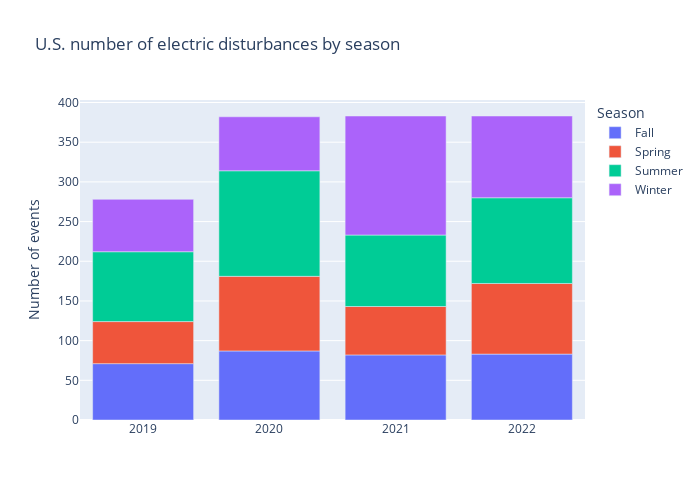

The code cell stored with this chart in its notebook:
### Markdown cell above
### What is the number of disturbances by season each year?

### Code cell
#Spring - March to May.
#Summer - June to August.
#Autumn - September to November.
#Winter - December to February.

#creating a temporary dataframe
df_temp_season = df.copy()

# categorizing every month according to its season
cat_mapping = {
    'March':'Spring',
    'April':'Spring',
    'May':'Spring',
    'June':'Summer',
    'July':'Summer',
    'August':'Summer',
    'September':'Fall',
    'October':'Fall',
    'November':'Fall',
    'December':'Winter',
    'January':'Winter',
    'February':'Winter'
}

# creting a column 'Season'
df_temp_season['Season'] = df_temp_season['Month'].map(cat_mapping)

# grouping by year/season and counting the number of events using the 'Area_Affected' column
df_temp_season = df_temp_season.groupby(['Year','Season'], as_index=False)['Area_Affected'] \
                               .agg('count')

# stacked bar plot 
fig = px.bar(df_temp_season,
             x='Year',
             y='Area_Affected',
             color='Season',
             title='U.S. number of electric disturbances by season',
             width=700,
             height=500,
             labels={
                 'Year' : ' ',
                 'Area_Affected': 'Number of events'}
             )
fig.show()

### Figure 1 — Plotly figure (JSON) as saved in the notebook; plotly's stock layout.template omitted (floating-point values rounded to 4 significant figures)
{"data": [{"alignmentgroup": "True", "hovertemplate": "Season=Fall<br> =%{x}<br>Number of events=%{y}<extra></extra>", "legendgroup": "Fall", "marker": {"color": "#636efa", "pattern": {"shape": ""}}, "name": "Fall", "offsetgroup": "Fall", "orientation": "v", "showlegend": true, "textposition": "auto", "type": "bar", "x": [2019, 2020, 2021, 2022], "xaxis": "x", "y": [71, 87, 82, 83], "yaxis": "y"}, {"alignmentgroup": "True", "hovertemplate": "Season=Spring<br> =%{x}<br>Number of events=%{y}<extra></extra>", "legendgroup": "Spring", "marker": {"color": "#EF553B", "pattern": {"shape": ""}}, "name": "Spring", "offsetgroup": "Spring", "orientation": "v", "showlegend": true, "textposition": "auto", "type": "bar", "x": [2019, 2020, 2021, 2022], "xaxis": "x", "y": [53, 94, 61, 89], "yaxis": "y"}, {"alignmentgroup": "True", "hovertemplate": "Season=Summer<br> =%{x}<br>Number of events=%{y}<extra></extra>", "legendgroup": "Summer", "marker": {"color": "#00cc96", "pattern": {"shape": ""}}, "name": "Summer", "offsetgroup": "Summer", "orientation": "v", "showlegend": true, "textposition": "auto", "type": "bar", "x": [2019, 2020, 2021, 2022], "xaxis": "x", "y": [88, 133, 90, 108], "yaxis": "y"}, {"alignmentgroup": "True", "hovertemplate": "Season=Winter<br> =%{x}<br>Number of events=%{y}<extra></extra>", "legendgroup": "Winter", "marker": {"color": "#ab63fa", "pattern": {"shape": ""}}, "name": "Winter", "offsetgroup": "Winter", "orientation": "v", "showlegend": true, "textposition": "auto", "type": "bar", "x": [2019, 2020, 2021, 2022], "xaxis": "x", "y": [66, 68, 150, 103], "yaxis": "y"}], "layout": {"barmode": "relative", "height": 500, "legend": {"title": {"text": "Season"}, "tracegroupgap": 0}, "title": {"text": "U.S. number of electric disturbances by season"}, "width": 700, "xaxis": {"anchor": "y", "domain": [0, 1], "title": {"text": " "}}, "yaxis": {"anchor": "x", "domain": [0, 1], "title": {"text": "Number of events"}}}}
